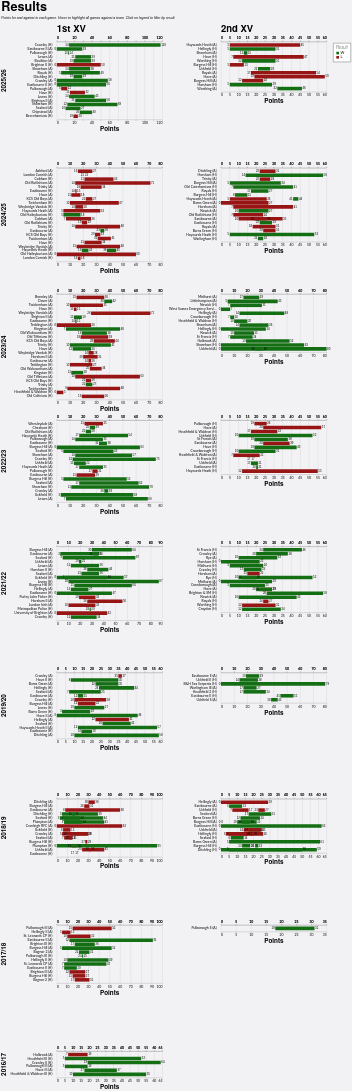

The specification (Vega-Lite) saved for this image:
### Vega-Lite specification from a JSON file in a GitHub repository (floating-point values rounded to 4 significant figures; data arrays with more than 128 entries replaced by an {"elided": "..."} marker saying what was removed)
{"config": {"axis": {"labelFont": "Lato, sans-serif", "titleFont": "PT Sans Narrow, Helvetica Neue, Helvetica, Arial, sans-serif", "labelFontSize": 13, "titleFontSize": 24, "gridColor": "#202947", "gridOpacity": 0.2}, "header": {"labelFont": "PT Sans Narrow, Helvetica Neue, Helvetica, Arial, sans-serif", "titleFont": "PT Sans Narrow, Helvetica Neue, Helvetica, Arial, sans-serif", "labelFontSize": 24, "titleFontSize": 28, "labelFontWeight": "bold", "orient": "left"}, "legend": {"labelFont": "Lato, sans-serif", "titleFont": "PT Sans Narrow, Helvetica Neue, Helvetica, Arial, sans-serif", "labelFontSize": 14, "titleFontSize": 16, "titlePadding": 5, "fillColor": "white", "strokeColor": "black", "padding": 10, "titleFontWeight": "lighter", "titleFontStyle": "italic", "titleColor": "gray", "offset": 10}, "title": {"font": "PT Sans Narrow, Helvetica Neue, Helvetica, Arial, sans-serif", "fontSize": 48, "fontWeight": "bold", "anchor": "start", "align": "center", "titlePadding": 20, "subtitlePadding": 10, "subtitleFontSize": 13, "subtitleColor": "", "subtitleFontStyle": "italic", "offset": 15, "color": "black"}, "axisX": {"labelAngle": 0}, "facet": {"title": null, "header": null, "align": {"row": "each", "column": "each"}}, "resolve": {"scale": {"y": "independent", "facet": "independent"}}, "background": "#f2f1f4", "view": {"strokeWidth": 0}}, "data": {"name": "data-f264136793be4e8603c8a11440995066"}, "facet": {"column": {"field": "squad", "header": {"labelAnchor": "start", "labelExpr": "datum.value + ' XV'", "labelFontSize": 36, "title": null}, "title": null, "type": "nominal"}, "row": {"field": "season", "sort": {"field": "season", "order": "descending"}, "title": null, "type": "nominal"}}, "spec": {"layer": [{"mark": {"type": "bar"}, "encoding": {"color": {"field": "result", "legend": {"orient": "right", "title": "Result", "titleOrient": "top"}, "scale": {"domain": ["W", "L"], "range": ["#146f14", "#981515"]}, "type": "nominal"}, "detail": {"field": "game_id", "type": "nominal"}, "opacity": {"condition": {"param": "param_14", "value": 1.0, "empty": true}, "value": 0.2}, "x": {"axis": {"offset": 5, "orient": "bottom"}, "field": "pf", "title": "Points", "type": "quantitative"}, "x2": {"field": "pa"}, "y": {"axis": {"domain": false, "grid": false, "offset": 15, "ticks": false, "title": null}, "field": "game_label", "sort": {"field": "date", "order": "descending"}, "title": null, "type": "nominal"}}, "name": "view_2"}, {"mark": {"type": "text", "align": "right", "dx": -2, "dy": 0}, "encoding": {"color": {"value": "black"}, "detail": {"field": "game_id", "type": "nominal"}, "opacity": {"condition": {"param": "param_14", "value": 1.0, "empty": true}, "value": 0.2}, "text": {"field": "loser", "type": "nominal"}, "x": {"axis": {"offset": 5, "orient": "top"}, "field": "loser", "title": null, "type": "quantitative"}, "y": {"axis": {"domain": false, "grid": false, "offset": 15, "ticks": false, "title": null}, "field": "game_label", "sort": {"field": "date", "order": "descending"}, "title": null, "type": "nominal"}}}, {"mark": {"type": "text", "align": "left", "dx": 2, "dy": 0}, "encoding": {"color": {"value": "black"}, "detail": {"field": "game_id", "type": "nominal"}, "opacity": {"condition": {"param": "param_14", "value": 1.0, "empty": true}, "value": 0.2}, "text": {"field": "winner", "type": "nominal"}, "x": {"axis": {"offset": 5, "orient": "top"}, "field": "winner", "title": null, "type": "quantitative"}, "y": {"axis": {"domain": false, "grid": false, "offset": 15, "ticks": false, "title": null}, "field": "game_label", "sort": {"field": "date", "order": "descending"}, "title": null, "type": "nominal"}}}], "height": {"step": 15}, "transform": [{"filter": {"param": "param_15"}}], "width": 400}, "params": [{"name": "param_14", "select": {"type": "point", "clear": "mouseout", "fields": ["opposition"], "on": "hover"}, "views": ["view_2"]}, {"name": "param_15", "select": {"type": "point", "fields": ["result"]}, "bind": "legend", "views": ["view_2"]}], "resolve": {"scale": {"x": "independent", "y": "independent"}}, "spacing": 10, "title": {"text": "Results", "subtitle": "Points for and against in each game. Hover to highlight all games against a team. Click on legend to filter by result."}, "$schema": "https://vega.github.io/schema/vega-lite/v5.20.1.json", "datasets": {"data-f264136793be4e8603c8a11440995066": {"elided": "273 records"}}}
